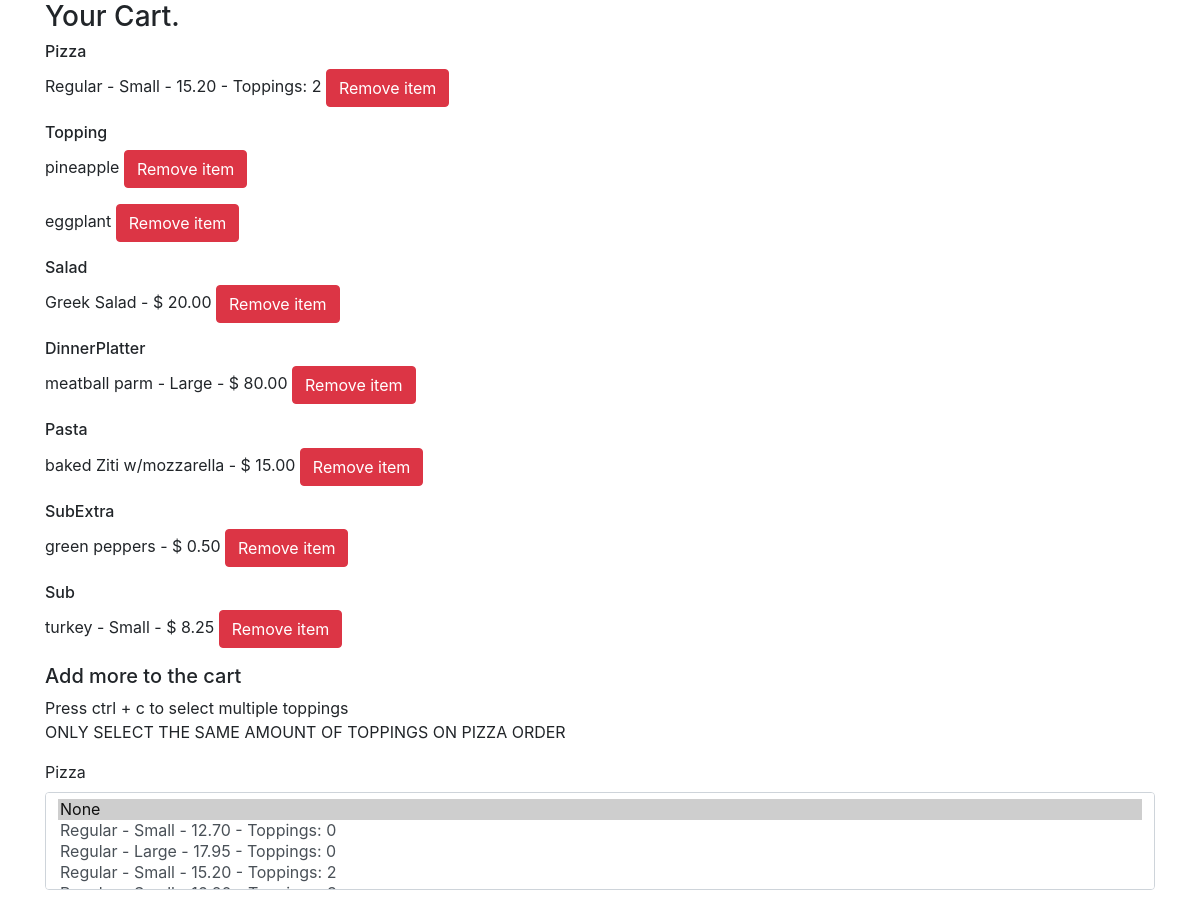
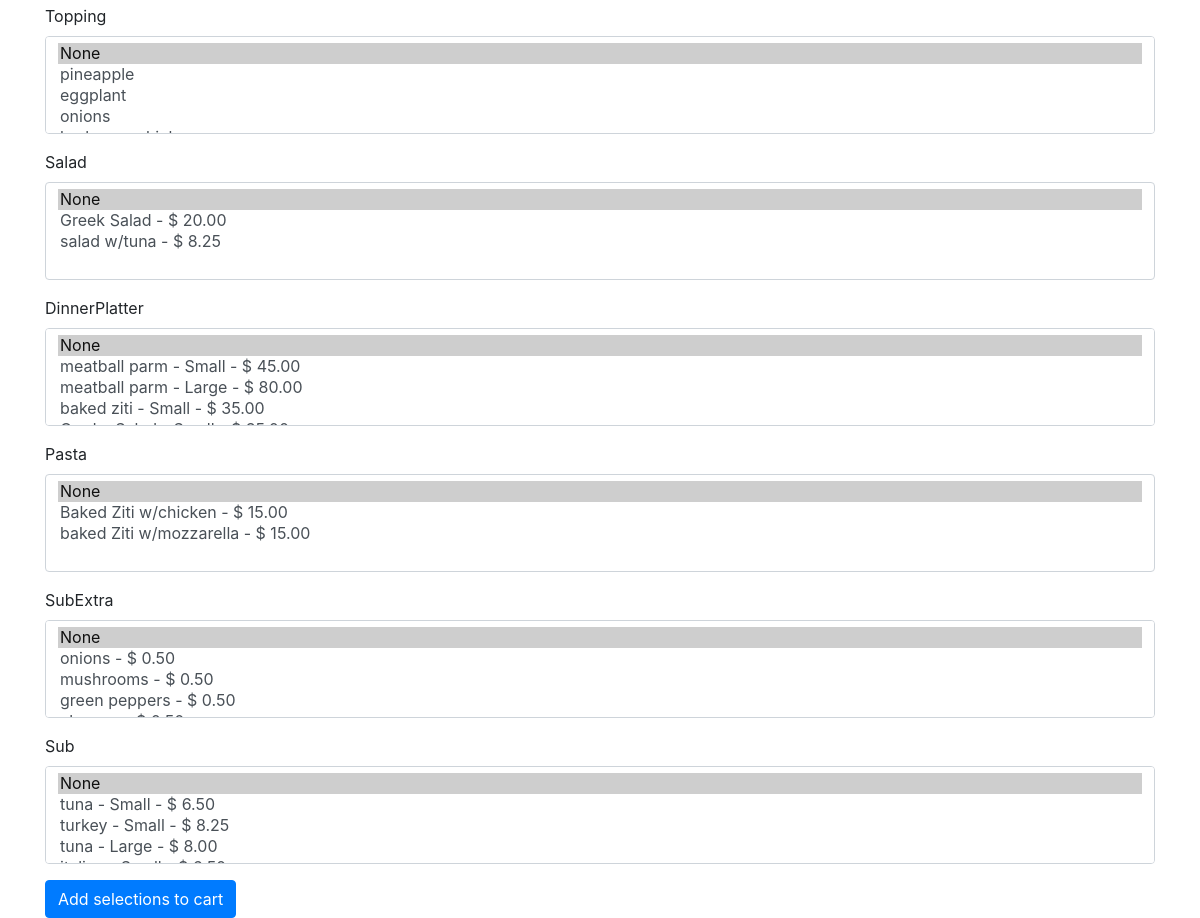
/shoppingcart (signed in), run on the app's committed database (2 pictures, top to bottom).
### orders/models.py (models this page shows)
class Pizza(models.Model):
    type = models.CharField(max_length = 10, choices = STYLE)
    size = models.CharField(max_length = 10, choices = SIZE)
    topping = models.IntegerField(choices = toppingsChoices)
    price = models.DecimalField(help_text="Price in U$S", max_digits=5, decimal_places=2)
    def __str__(self):
        return f"{self.get_type_display()} - {self.get_size_display()} - {self.price} - Toppings: {self.topping}"

class Topping(models.Model):
    name = models.CharField(max_length=30)
    def __str__(self):
        return f"{self.name}"

class Salad(models.Model):
    name = models.CharField(max_length=40)
    price = models.DecimalField(help_text="Price in U$S",max_digits=4, decimal_places=2)
    def __str__(self):
        return f"{self.name} - $ {self.price}"

class DinnerPlatter(models.Model):
    name = models.CharField(max_length=40)
    size = models.CharField(max_length=10, choices= SIZE)
    price = models.DecimalField(help_text="Price in U$S", max_digits=5, decimal_places=2)
    def __str__(self):
        return f"{self.name} - {self.get_size_display()} - $ {self.price}"

class Pasta(models.Model):
    name = models.CharField(max_length=40)
    price = models.DecimalField(help_text="Price in U$S",max_digits=4, decimal_places=2)
    def __str__(self):
        return f"{self.name} - $ {self.price}"

class SubExtra(models.Model):
    name = models.CharField(max_length=30)
    price = models.DecimalField(help_text="Price in U$S", max_digits=4, decimal_places=2)
    def __str__(self):
        return f"{self.name} - $ {self.price}"

class Sub(models.Model):
    name = models.CharField(max_length=40)
    size = models.CharField(max_length=10, choices=SIZE)
    price = models.DecimalField(help_text="Price in U$S", max_digits=4, decimal_places=2)
    def __str__(self):
        return f"{self.name} - {self.get_size_display()} - $ {self.price} "

### orders/views.py (the view)
# urls.py: path("shoppingcart", views.shoppingCart_view, name = "shoppingcart")
def shoppingCart_view(request):
    if request.method == "GET" :
        pizza = Pizza.objects.all()
        pasta = Pasta.objects.all()
        salad = Salad.objects.all()
        dinnerPlatter = DinnerPlatter.objects.all()
        toppings = Topping.objects.all()
        subExtra = SubExtra.objects.all()
        sub = Sub.objects.all()
        username = request.user
        userCart = ShoppingCart.objects.get(user = username)
        upizza = userCart.pizza.all()
        utopping = userCart.topping.all()
        usalad = userCart.salad.all()
        udinnerPlatter = userCart.dinnerPlatter.all()
        upasta = userCart.pasta.all()
        usubExtra = userCart.subExtra.all()
        usub = userCart.sub.all()
        context = {
            "Pizza": pizza,
            "Topping": toppings,
            "Salad" : salad,
            "DinnerPlatter" : dinnerPlatter,
            "Pasta" : pasta,
            "SubExtra"  : subExtra,
            "Sub" : sub
        }
        cartitems = {
           "Pizza": upizza,
            "Topping": utopping,
            "Salad" : usalad,
            "DinnerPlatter" : udinnerPlatter,
            "Pasta" : upasta,
            "SubExtra"  : usubExtra,
            "Sub" : usub
        }
        return render(request, "orders/shoppingCart.html", {'context':context , 'cartitems' : cartitems } )
    else :
         return HttpResponse("method is post")

### orders/templates/orders/shoppingCart.html (shortened to what this page needs)
{% extends "orders/base.html"%}
{%block body%}
<div> <h3>Your Cart.</h3>
   {% for key, value in  cartitems.items %}
<div>
    <h6>{{key}}</h6>
    {%for item in value %}
    <p>{{item}} <button data-my_id = {{item.id}} class = "btn btn-danger">Remove item</button></p>
    {% endfor %}
</div>
{% endfor %}
</div>
<form method = "POST" action="/menu">
        <h5>Add more to the cart </h5>
    <p>
        Press ctrl + c to select multiple toppings <br>
       ONLY SELECT THE SAME  AMOUNT OF TOPPINGS ON PIZZA ORDER
    </p>
    {% for key, value in context.items %}
    <div class="form-group">
        <label for="FormControlSelect0">{{key}}</label>
        <select multiple class="form-control" id="FormControlSelect0" name="{{key}}">
        <option  selected value = "">None</option>
            {% for thing in value %}
            <option value="{{thing.id}}">{{thing}}</option>
            {% endfor %}
        </select>
      </div>
    {% endfor %}
    <button type="submit" class = "btn btn-primary ">Add selections to cart</button>
</form>
{% endblock %}

### orders/templates/orders/base.html (shortened to what this page needs)
<!doctype html>
<html lang="en">
  <head>
    <link rel="stylesheet" href="https://maxcdn.bootstrapcdn.com/bootstrap/4.0.0/css/bootstrap.min.css">
  </head>
  <body class = "container">
{% block body %}
{% endblock %}
  </body>
</html>

### data on the page
Pizza: type+size+price "Regular - Small - 15.20 - Toppings: 2", {{ thing.id }} 3 (drawn)
Topping: name "pineapple", {{ thing.id }} 4 (drawn)
Topping: name "eggplant", {{ thing.id }} 5 (drawn)
Salad: name+price "Greek Salad - $ 20.00", {{ thing.id }} 1 (drawn)
DinnerPlatter: name+size+price "meatball parm - Large - $ 80.00", {{ thing.id }} 2 (drawn)
Pasta: name+price "baked Ziti w/mozzarella - $ 15.00", {{ thing.id }} 2 (drawn)
SubExtra: name+price "green peppers - $ 0.50", {{ thing.id }} 3 (drawn)
Sub: name+size+price "turkey - Small - $ 8.25", {{ thing.id }} 2 (drawn)

### other printed values
{{ key }} "Pizza" "Topping" "Salad" "DinnerPlatter" "Pasta" "SubExtra" "Sub"
